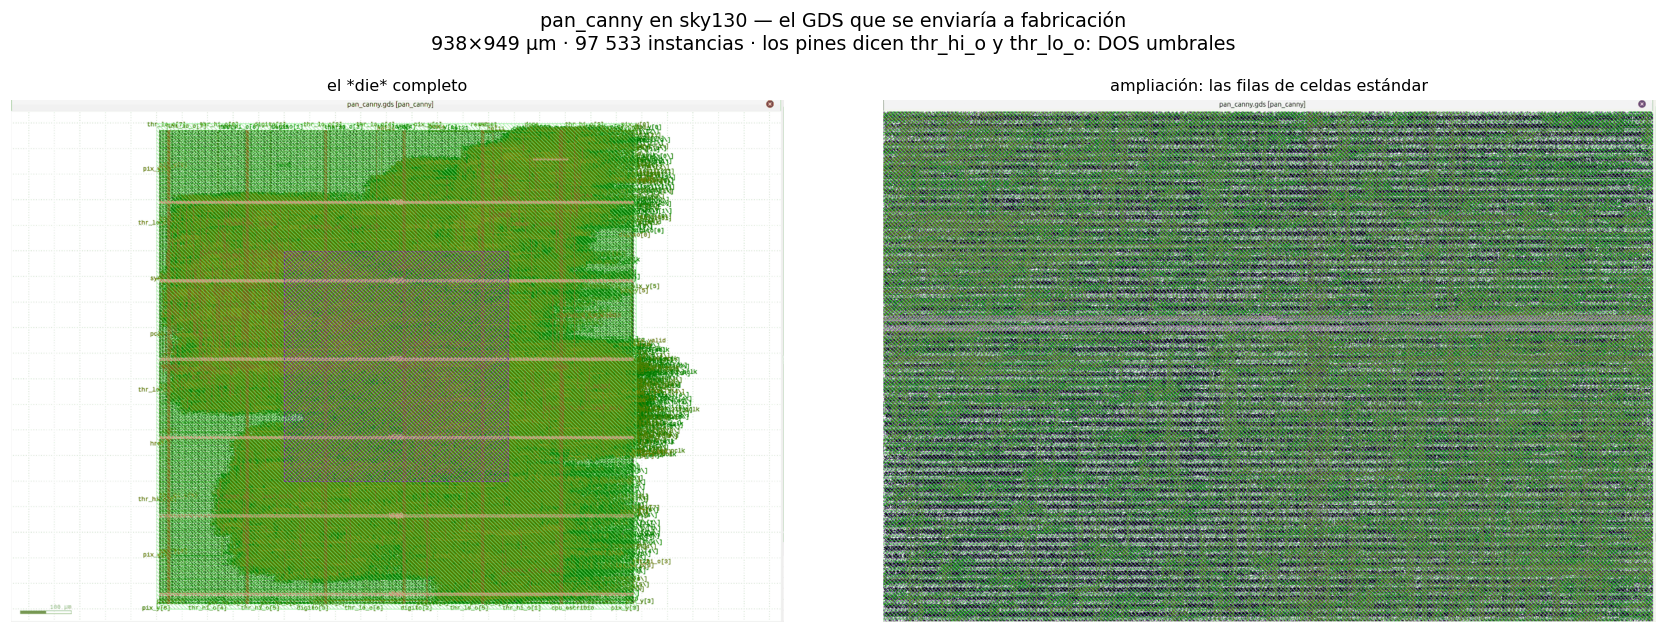

The Python source for this figure:
# fig_gds_pan_canny.py — el GDS de pan_canny abierto en KLayout, con las capas de sky130A.
# Capturas de la VM (asic/pan_sky130/fotos/). Recortadas al lienzo, a media resolución
# y cuantizadas a 64 colores: de 21 MB a 1.3 MB sin perder ninguna etiqueta de pin.
import matplotlib.pyplot as plt, matplotlib.image as mpimg
plt.rcParams["figure.dpi"] = 110
F = "/Users/vic/UN/Tesis/Repository/tty_project_filter/asic/pan_sky130/fotos/"
cap = [("pan_canny_die.png",  "el *die* completo"),
       ("pan_canny_zoom.png", "ampliación: las filas de celdas estándar")]
fig, axes = plt.subplots(1, 2, figsize=(16, 5.6))
for ax, (n, t) in zip(axes, cap):
    ax.imshow(mpimg.imread(F + n)); ax.set_axis_off(); ax.set_title(t, fontsize=10.5)
fig.suptitle("pan_canny en sky130 — el GDS que se enviaría a fabricación\n"
             "938×949 µm · 97 533 instancias · los pines dicen thr_hi_o y thr_lo_o: DOS umbrales",
             fontsize=12.5, y=1.02)
plt.tight_layout(); plt.savefig("fig_gds_pan_canny.png", dpi=110, bbox_inches="tight")
plt.show()
print("ok")
